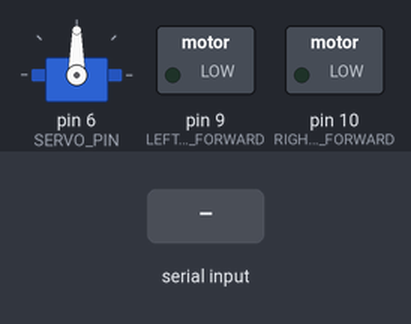
Simulated run of this sketch. Board: Arduino Uno, built with avr-gcc and run on an emulated ATmega328P. Shown: servo, switched loads named in the sketch (green lamp = pin HIGH). Inputs (shaded band) come from the test bench.

Above: at 1.2 s.
1.3 s: "F" received over the second serial link
At 1.9 s:
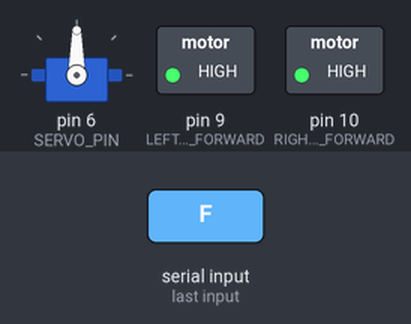
2.8 s: "L" received over the second serial link
At 4.0 s:
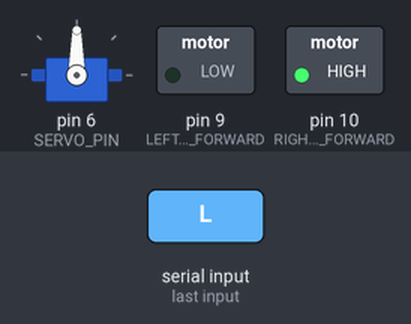
4.3 s: "R" received over the second serial link
At 5.4 s:
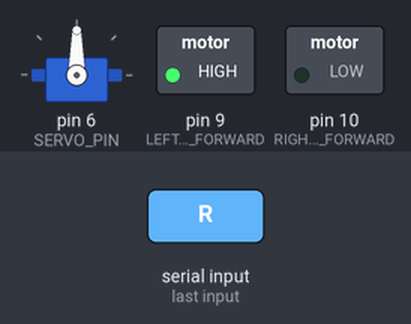
5.8 s: "D" received over the second serial link
At 6.5 s:
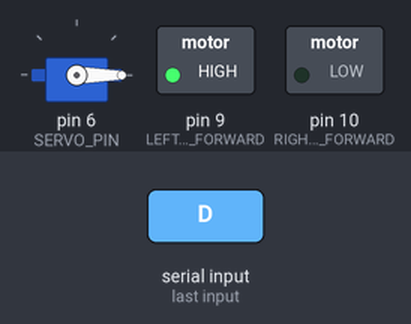
8.8 s: "S" received over the second serial link
At 10.0 s:
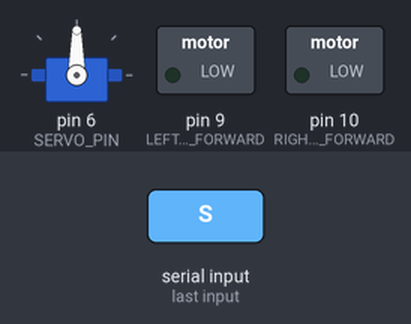
10.3 s: "D" received over the second serial link
At 11.1 s:
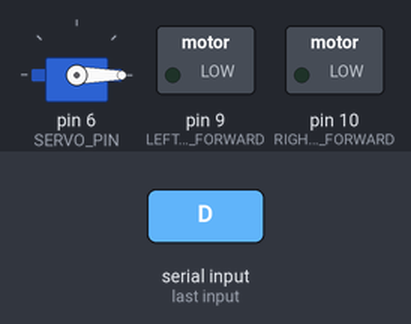
Timing chart, 0 to 13.3 s (numbered marks = the images above; inputs shaded):
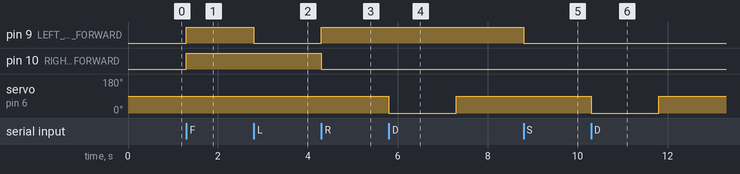

Measured:
- after the input at 1.3 s, pin 9 (LEFT_MOTOR_FORWARD), pin 10 (RIGHT_MOTOR_FORWARD): LOW → HIGH at once
- after the input at 2.8 s, pin 9 (LEFT_MOTOR_FORWARD): HIGH → LOW at once
- after the input at 4.3 s, pin 9 (LEFT_MOTOR_FORWARD): LOW → HIGH at once; pin 10 (RIGHT_MOTOR_FORWARD): HIGH → LOW at once
- after the input at 5.8 s, servo on pin 6 (SERVO_PIN): 90° → 0° at once, → 90° 1.5 s later
- after the input at 8.8 s, pin 9 (LEFT_MOTOR_FORWARD): HIGH → LOW at once
- after the input at 10.3 s, servo on pin 6 (SERVO_PIN): 90° → 0° at once, → 90° 1.5 s later

The sketch:

boat_controller.ino
```cpp
#include <Servo.h>
#include <SoftwareSerial.h>

#define LEFT_MOTOR_FORWARD  9
#define RIGHT_MOTOR_FORWARD 10
#define SERVO_PIN 6

Servo wasteServo;
SoftwareSerial bluetooth(2, 3); // RX, TX

char command;

void setup() {
  pinMode(LEFT_MOTOR_FORWARD, OUTPUT);
  pinMode(RIGHT_MOTOR_FORWARD, OUTPUT);
  bluetooth.begin(9600);
  wasteServo.attach(SERVO_PIN);
  wasteServo.write(90); // Neutral position
}

void loop() {
  if (bluetooth.available()) {
    command = bluetooth.read();
    handleGesture(command);
  }
}

void handleGesture(char cmd) {
  switch (cmd) {
    case 'F': // Forward
      digitalWrite(LEFT_MOTOR_FORWARD, HIGH);
      digitalWrite(RIGHT_MOTOR_FORWARD, HIGH);
      break;
    case 'S': // Stop
      digitalWrite(LEFT_MOTOR_FORWARD, LOW);
      digitalWrite(RIGHT_MOTOR_FORWARD, LOW);
      break;
    case 'L': // Turn Left
      digitalWrite(LEFT_MOTOR_FORWARD, LOW);
      digitalWrite(RIGHT_MOTOR_FORWARD, HIGH);
      break;
    case 'R': // Turn Right
      digitalWrite(LEFT_MOTOR_FORWARD, HIGH);
      digitalWrite(RIGHT_MOTOR_FORWARD, LOW);
      break;
    case 'D': // Dump Waste
      wasteServo.write(0);   // Move servo to dump bin
      delay(1500);
      wasteServo.write(90);  // Reset
      break;
  }
}
```
